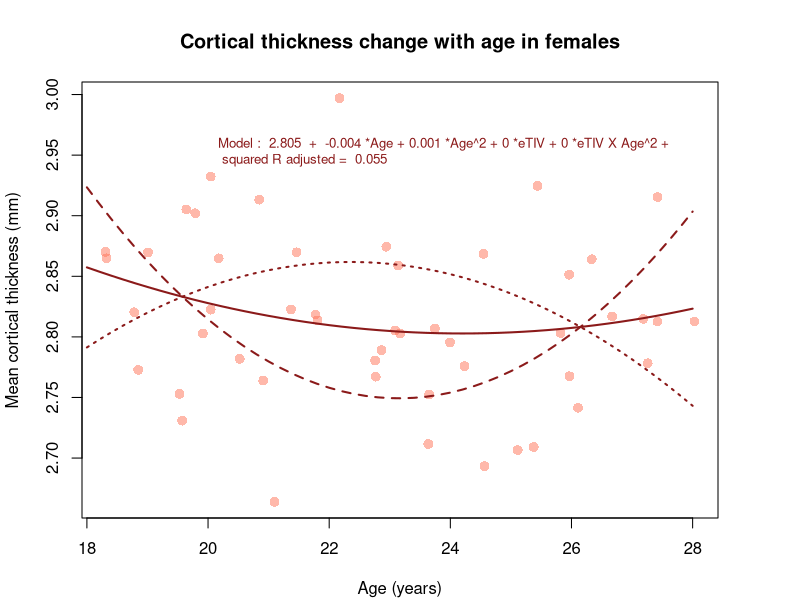

This chart was generated by the following R code:
library(stats)

setwd("~/Dropbox/Ami-work/Cajal_school/")

# MRiShare sample data
master_morph <- read.table("sample_mrishare_morphometry.csv", header=TRUE, sep=",", dec=".")
head(master_morph)
summary(master_morph)

# MRiShare subject info
master_subinfo <- read.table("sample_mrishare_subinfo.csv", header=TRUE, sep=",", dec=".")
head(master_subinfo)
summary(master_subinfo)

#### Analysis plan ###########################################################
# First analyze male and female data separately, and in each group
# find the simplest model that explain the 10 variables of interest.
#  -> If the selected models are the same for each sex, test the 
#     Sex effect and interactions with the selected variables in combined group
#
# I will have a sample script doing this for the first metric (FS6_DKT_ct),
# but you can try it out with other metrics of your choice.
#
# Pay particular attention to whether your metric is influenced by eTIV, and
# how the methods to take it into account can modify your results.
##############################################################################
#### Data ####

# First combine two dataframes
master_dat <- merge(master_subinfo, master_morph,by="mrishare_id")

## Female data
female_dat <- master_dat[ which(master_dat$Sex=='F'), ]
female_dat$Age_c = as.numeric(scale(female_dat$Age, scale=F))
female_dat$eTIV_c = as.numeric(scale(female_dat$FS6_eTIV, scale=F))
female_dat$Sq_Age_c = as.numeric(female_dat$Age_c ^2)
summary(female_dat)

## Male data
male_dat <- master_dat[ which(master_dat$Sex=='M'), ]
male_dat$Age_c = as.numeric(scale(male_dat$Age, scale=F))
male_dat$eTIV_c = as.numeric(scale(male_dat$FS6_eTIV, scale=F))
male_dat$Sq_Age_c = as.numeric(male_dat$Age_c ^2)
summary(male_dat)

## Combined data
both_dat <-data.frame(master_dat)
both_dat$Age_c = as.numeric(scale(both_dat$Age, scale=F))
both_dat$eTIV_c = as.numeric(scale(both_dat$FS6_eTIV, scale=F))
both_dat$Sq_Age_c = as.numeric(both_dat$Age_c ^2)


#######################################################
###  1) Cortical thickness
#######################################################
dir.create("lm1_CT")

###############################
# STEP 1: Group specific tests
###############################
# Use centered Age/eTIV
#################
# 1-1) Female
#################

# Test with most complex model you are willing to test
lm1_CT_f <- lm( FS6_DKT_T_ct ~ Age_c + Sq_Age_c + eTIV_c + Age_c:eTIV_c + 
                    Sq_Age_c:eTIV_c, data=female_dat)
lm1_CT_f_step <- step(lm1_CT_f, scope=list(lower=FS6_DKT_T_ct ~ Age_c, upper=lm1_CT_f))
summary(lm1_CT_f_step)

# This means that in females, effect of CT on age may be better explained by 
# quadratic model and that there may be differences between those who have high or low
# eTIV. We will visualize this effect below, but try removing interaction effect to
# see how much model fit (sq.R value changes).

lm1_CT_f_noInt <- lm(FS6_DKT_T_ct ~ Age_c + Sq_Age_c + eTIV_c, data=female_dat)
summary(lm1_CT_f_noInt)

# step test for this model
lm1_CT_f_noInt_step <- step(lm1_CT_f_noInt, scope=list(lower=FS6_DKT_T_ct ~ Age_c, upper=lm1_CT_f_noInt)) 
summary(lm1_CT_f_noInt_step)

# W/o allowing for the interaction, the models do not seem to explain data much.

### Save the model results
sink("lm1_CT/lm1_CT_f_step.txt")
print(step(lm1_CT_f, scope=list(lower=FS6_DKT_T_ct ~ Age_c, upper=lm1_CT_f)))
sink()

sink("lm1_CT/lm1_CT_f_step_model.txt")
print(summary(lm1_CT_f_step))
sink()

sink("lm1_CT/lm1_CT_f_noInt_model.txt")
print(summary(lm1_CT_f_noInt))
sink()

sink("lm1_CT/lm1_CT_f_noInt_step_model.txt")
print(summary(lm1_CT_f_noInt_step))
sink()

### Plot predictions by the first model
# 1) Age effect on CT

# To visualize the effect, you can predict CT values for any 
# theoretical sex/age/eTIV. We will create a df to be used for 
# predicting CT at different age at fixed eTIV, or vice versa.

# let's say we will predict CT at the range of age in this dataset,
# bet 18~28
agerange <- seq(18, 28, 0.2)

# df to use for predicting age effect at mean eTIV for females
f_pred_dat_mean_eTIV <- data.frame(Age=agerange,
                         Age_c=agerange - mean(female_dat$Age),
                         eTIV=mean(female_dat$eTIV),
                         eTIV_c=mean(female_dat$eTIV_c))
f_pred_dat_mean_eTIV$Sq_Age_c <- (f_pred_dat_mean_eTIV$Age_c)^2

# To look at interaction between age and eTIV, let's also create 
# another df for hypothetical female data with low eTIV
f_pred_dat_low_eTIV <- data.frame(Age=agerange,
                                   Age_c=agerange - mean(female_dat$Age),
                                   eTIV=mean(female_dat$eTIV) - 2*sd(female_dat$eTIV))
f_pred_dat_low_eTIV$Sq_Age_c <- (f_pred_dat_low_eTIV$Age_c)^2
f_pred_dat_low_eTIV$eTIV_c <- f_pred_dat_low_eTIV$eTIV - mean(female_dat$eTIV)

# another with high eTIV
f_pred_dat_high_eTIV <- data.frame(Age=agerange,
                                  Age_c=agerange - mean(female_dat$Age),
                                  eTIV=mean(female_dat$eTIV) + 2*sd(female_dat$eTIV))
f_pred_dat_high_eTIV$Sq_Age_c <- (f_pred_dat_high_eTIV$Age_c)^2
f_pred_dat_high_eTIV$eTIV_c <- f_pred_dat_high_eTIV$eTIV - mean(female_dat$eTIV)

# Now predict the CT using the 3 DF above
f_CT_pred_mean_eTIV <- predict(lm1_CT_f_step, f_pred_dat_mean_eTIV)
f_CT_pred_low_eTIV <- predict(lm1_CT_f_step, f_pred_dat_low_eTIV)
f_CT_pred_high_eTIV <- predict(lm1_CT_f_step, f_pred_dat_high_eTIV)

# Now that we have predicted values for 3 set of hypothetical data,
# plot them on top of scatter plot of CT vs Age

par(mar=c(4, 4, 4, 4) + 0.1)
plot(female_dat$Age, female_dat$FS6_DKT_T_ct,
     col=adjustcolor("coral1", alpha.f = 0.5), pch=16 , cex=1.3,
     main="Cortical thickness change with age in females",
     xlab="Age (years)", ylab="Mean cortical thickness (mm)")

# Lines of prediction
lines(agerange, f_CT_pred_mean_eTIV, col="firebrick4", lwd=2)
lines(agerange, f_CT_pred_low_eTIV, col="firebrick4", lty=3, lwd=2)
lines(agerange, f_CT_pred_high_eTIV, col="firebrick4", lty=2, lwd=2)

text(20, 2.95 , pos=4, col="firebrick4", cex=0.8,
     paste("Model : ", round(lm1_CT_f_step$coefficients[1],3) , " + " ,
           round(lm1_CT_f_step$coefficients[2], 3) , "*Age"  , "+" ,
           round(lm1_CT_f_step$coefficients[3], 3) , "*Age^2", "+" ,
           round(lm1_CT_f_step$coefficients[4]/1000, 3) , "*eTIV", "+" , # per eTIV in cc
           round(lm1_CT_f_step$coefficients[5]/1000, 3) , "*eTIV X Age^2", "+" ,
           "\n" , "squared R adjusted = ",round(summary(lm1_CT_f_step)$adj.r.squared, 3)))


# 1) The relationship between CT and eTIV
# Can you make more predictions, this time at fixed age (mean, low, high), at 
# a hypothetical (but realistic) range of eTIV?

# Plot this prediction lines on top of the scatter plot of CT vs eTIV (hint:
# You just have to change the x axis...)




################
# 1-2) Male
################

# Can you repeat the analysis for male data? (It's OK to copy and modify...!)


### Save the model results


### Plot predictions by the first model
# 1) Age effect on CT

# 2) eTIV and CT


###############################
# STEP 2: Combined group
###############################
# Now, run the analysis with
# entire data, including Sex as a categorical variable.


### Save the model results

### Plot prediction
# First create df for prediction


# Now plot

